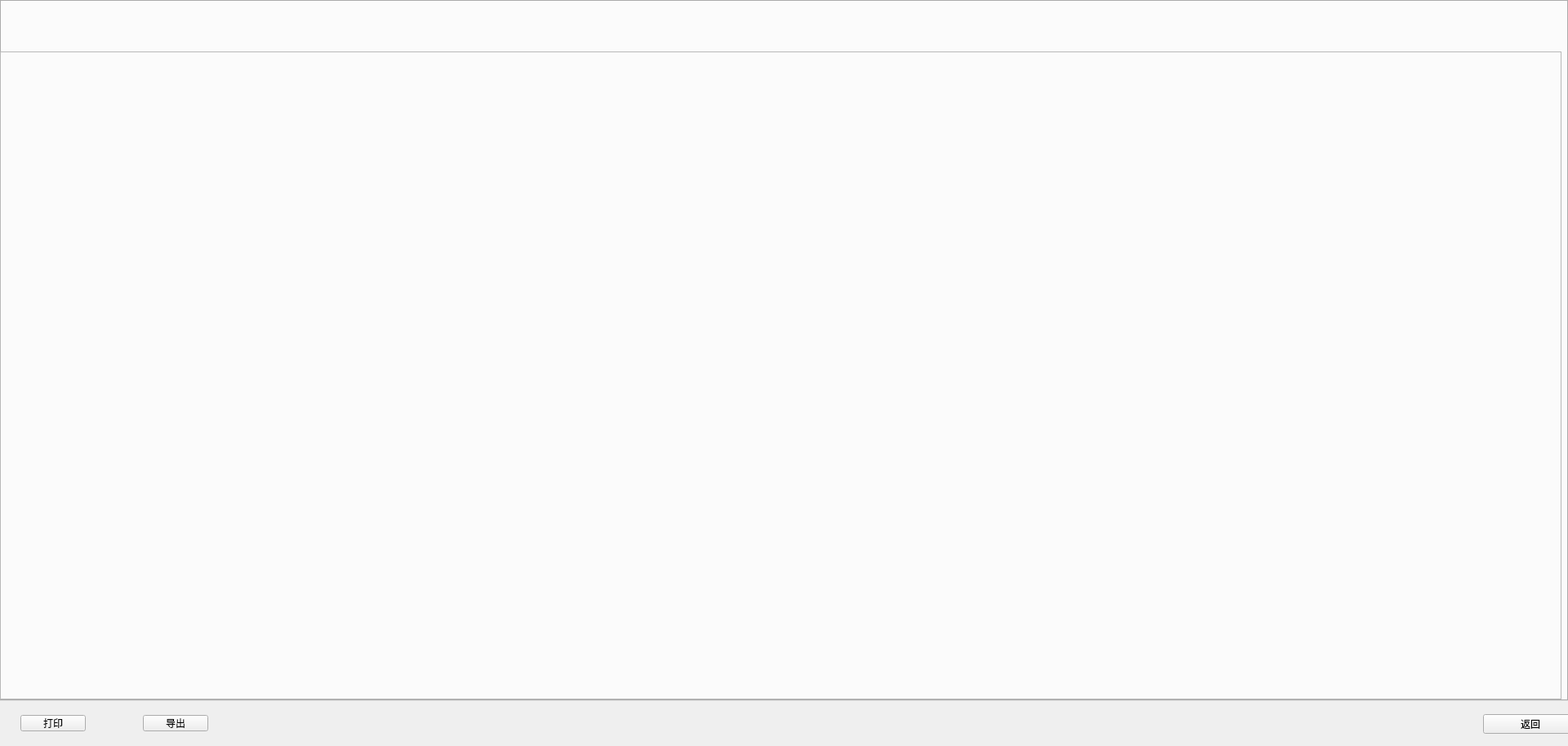
<?xml version="1.0" encoding="UTF-8"?>
<ui version="4.0">
 <class>QLogModule</class>
 <widget class="QWidget" name="QLogModule">
  <property name="geometry">
   <rect>
    <x>0</x>
    <y>0</y>
    <width>1920</width>
    <height>913</height>
   </rect>
  </property>
  <property name="windowTitle">
   <string>Form</string>
  </property>
  <widget class="QTabWidget" name="tabWidget">
   <property name="geometry">
    <rect>
     <x>0</x>
     <y>0</y>
     <width>1920</width>
     <height>858</height>
    </rect>
   </property>
   <property name="currentIndex">
    <number>-1</number>
   </property>
  </widget>
  <widget class="QPushButton" name="flat_return">
   <property name="geometry">
    <rect>
     <x>1816</x>
     <y>874</y>
     <width>116</width>
     <height>24</height>
    </rect>
   </property>
   <property name="text">
    <string>返回</string>
   </property>
   <property name="buttons" stdset="0">
    <string>flat</string>
   </property>
  </widget>
  <widget class="QWidget" name="widget" native="true">
   <property name="geometry">
    <rect>
     <x>25</x>
     <y>875</y>
     <width>861</width>
     <height>20</height>
    </rect>
   </property>
   <layout class="QHBoxLayout" name="horizontalLayout">
    <property name="spacing">
     <number>70</number>
    </property>
    <property name="leftMargin">
     <number>0</number>
    </property>
    <property name="topMargin">
     <number>0</number>
    </property>
    <property name="rightMargin">
     <number>0</number>
    </property>
    <property name="bottomMargin">
     <number>0</number>
    </property>
    <item>
     <widget class="QPushButton" name="print_btn">
      <property name="text">
       <string>打印</string>
      </property>
      <property name="buttons" stdset="0">
       <string>flat</string>
      </property>
     </widget>
    </item>
    <item>
     <widget class="QPushButton" name="export_btn">
      <property name="text">
       <string>导出</string>
      </property>
      <property name="buttons" stdset="0">
       <string>flat</string>
      </property>
     </widget>
    </item>
    <item>
     <spacer name="horizontalSpacer">
      <property name="orientation">
       <enum>Qt::Horizontal</enum>
      </property>
      <property name="sizeHint" stdset="0">
       <size>
        <width>40</width>
        <height>20</height>
       </size>
      </property>
     </spacer>
    </item>
   </layout>
  </widget>
  <widget class="QFrame" name="line_h_2">
   <property name="geometry">
    <rect>
     <x>0</x>
     <y>855</y>
     <width>1912</width>
     <height>1</height>
    </rect>
   </property>
   <property name="frameShape">
    <enum>QFrame::StyledPanel</enum>
   </property>
   <property name="frameShadow">
    <enum>QFrame::Raised</enum>
   </property>
   <property name="lines" stdset="0">
    <string>solid</string>
   </property>
  </widget>
  <widget class="QFrame" name="line_v_2">
   <property name="geometry">
    <rect>
     <x>1911</x>
     <y>63</y>
     <width>1</width>
     <height>792</height>
    </rect>
   </property>
   <property name="frameShape">
    <enum>QFrame::StyledPanel</enum>
   </property>
   <property name="frameShadow">
    <enum>QFrame::Raised</enum>
   </property>
   <property name="lines" stdset="0">
    <string>solid</string>
   </property>
  </widget>
  <widget class="QFrame" name="line_v">
   <property name="geometry">
    <rect>
     <x>0</x>
     <y>63</y>
     <width>1</width>
     <height>792</height>
    </rect>
   </property>
   <property name="frameShape">
    <enum>QFrame::StyledPanel</enum>
   </property>
   <property name="frameShadow">
    <enum>QFrame::Raised</enum>
   </property>
   <property name="lines" stdset="0">
    <string>solid</string>
   </property>
  </widget>
  <widget class="QFrame" name="line_h">
   <property name="geometry">
    <rect>
     <x>0</x>
     <y>63</y>
     <width>1912</width>
     <height>1</height>
    </rect>
   </property>
   <property name="styleSheet">
    <string notr="true"/>
   </property>
   <property name="frameShape">
    <enum>QFrame::StyledPanel</enum>
   </property>
   <property name="frameShadow">
    <enum>QFrame::Raised</enum>
   </property>
   <property name="lines" stdset="0">
    <string>solid</string>
   </property>
  </widget>
 </widget>
 <resources/>
 <connections/>
</ui>
